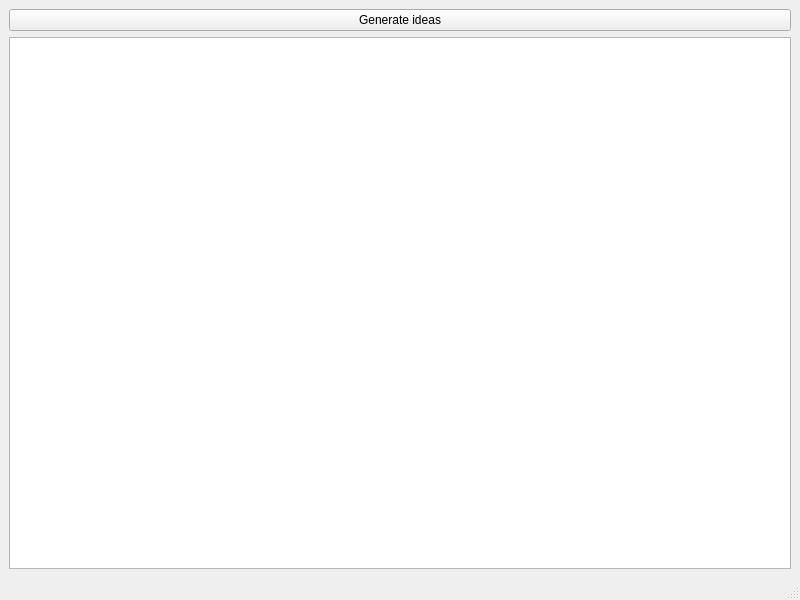
<?xml version="1.0" encoding="UTF-8"?>
<ui version="4.0">
 <class>MainWindow</class>
 <widget class="QMainWindow" name="MainWindow">
  <property name="geometry">
   <rect>
    <x>0</x>
    <y>0</y>
    <width>800</width>
    <height>600</height>
   </rect>
  </property>
  <property name="windowTitle">
   <string>MainWindow</string>
  </property>
  <widget class="QWidget" name="centralwidget">
   <layout class="QVBoxLayout" name="verticalLayout">
    <item>
     <widget class="QPushButton" name="pushButton">
      <property name="text">
       <string>Generate ideas</string>
      </property>
     </widget>
    </item>
    <item>
     <widget class="QTextEdit" name="textEdit"/>
    </item>
   </layout>
  </widget>
  <widget class="QMenuBar" name="menubar">
   <property name="geometry">
    <rect>
     <x>0</x>
     <y>0</y>
     <width>800</width>
     <height>26</height>
    </rect>
   </property>
  </widget>
  <widget class="QStatusBar" name="statusbar"/>
 </widget>
 <resources/>
 <connections/>
</ui>
